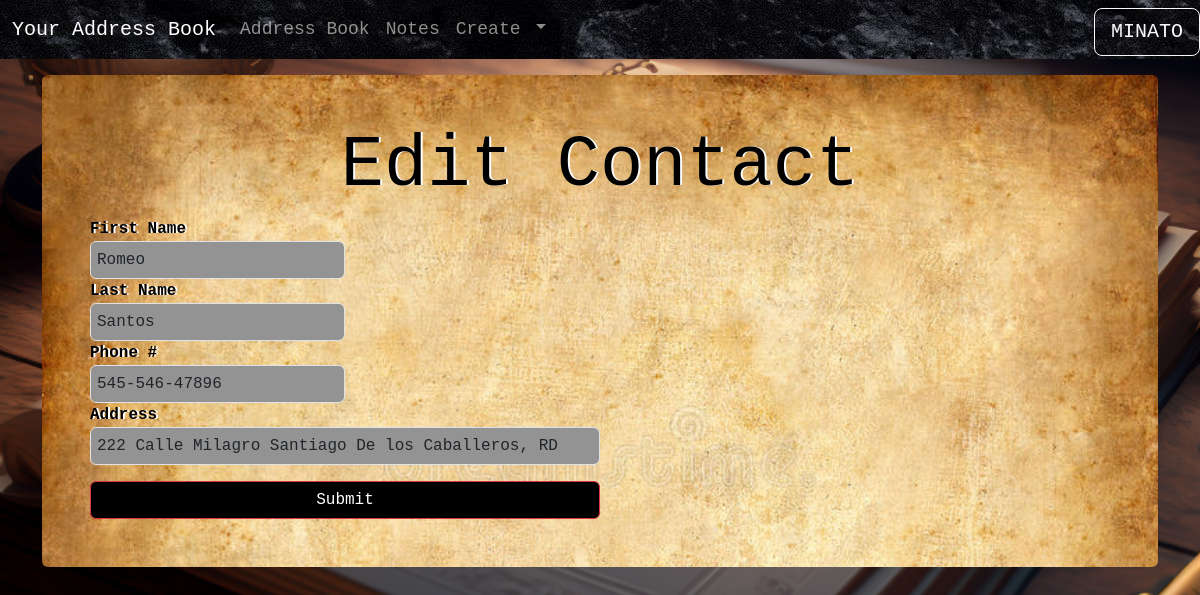
/address/2/update (signed in), run on an earlier commit of the app's database.
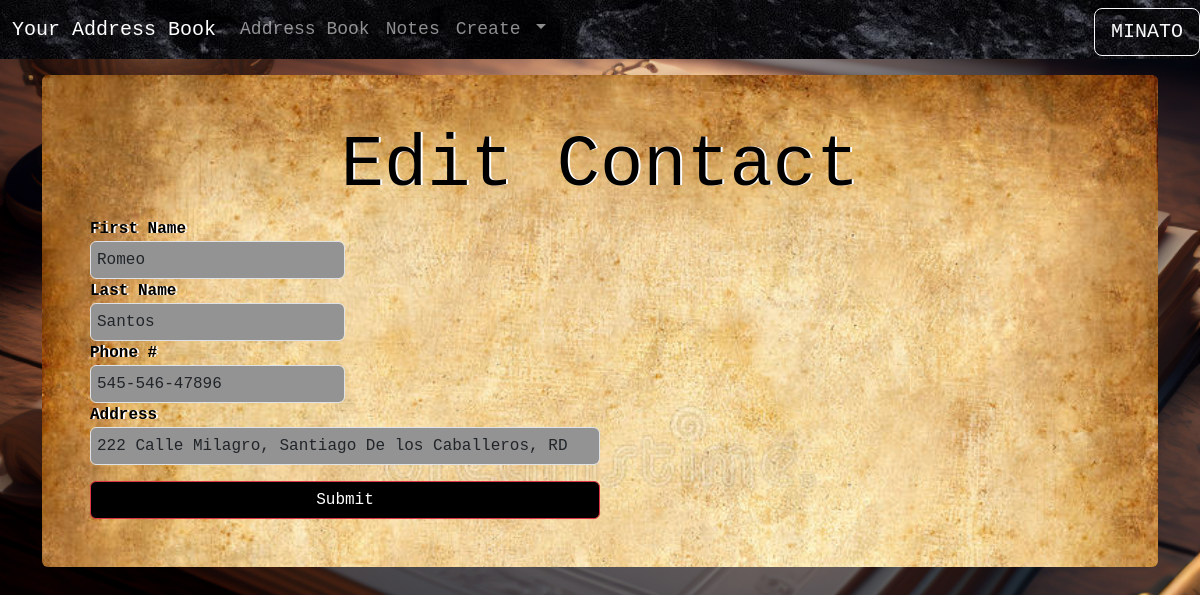
And on a later commit of the database.
### app/models.py (models this page shows, shortened)
class User(db.Model, UserMixin):
    id = db.Column(db.Integer, primary_key=True)
    first_name = db.Column(db.String(25), nullable=False)
    last_name = db.Column(db.String(25), nullable=False)
    email = db.Column(db.String(50), nullable=False, unique=True)
    username = db.Column(db.String(50), nullable=False, unique=True)
    password = db.Column(db.String(256), nullable=False)
    date_created = db.Column(db.DateTime, nullable=False, default=datetime.utcnow)
    address = db.relationship('Address', backref='author', lazy='dynamic')
    notes = db.relationship('Post', backref='author', lazy='dynamic')

class Address(db.Model):
    id = db.Column(db.Integer, primary_key=True)
    first_name = db.Column(db.String(25), nullable=False)
    last_name = db.Column(db.String(25), nullable=True)
    phone = db.Column(db.String(25), nullable=True)
    address = db.Column(db.String(50), nullable=True)
    date_created = db.Column(db.DateTime, nullable=False, default=datetime.utcnow)
    user_id = db.Column(db.Integer, db.ForeignKey('user.id'))

### app/routes.py (the view, shortened to what this page needs)
@app.route('/address/<address_id>/update', methods=['GET', 'POST'])
@login_required
def edit_contact(address_id):
    addy = Address.query.get_or_404(address_id)
    form = AddressForm()
    return render_template('editcontact.html', addy=addy, form=form)

### app/forms.py
class AddressForm(FlaskForm):
    first_name = StringField('First Name', validators=[InputRequired()])
    last_name = StringField('Last Name')
    phone = StringField('Phone #')
    address = StringField('Address')
    submit = SubmitField()

### app/models.py (called while the page is built)
@login.user_loader
def load_user(user_id):
    return User.query.get(user_id)

### app/templates/editcontact.html (shortened to what this page needs)
{% extends 'base.html' %}
{% block content %}
<form action="" class="rounded mt-3 p-5" style="background-image: url('static/oldpaper.jpg'); background-size: cover;" method="post">
    <h1 class="signup1 text-center">Edit Contact</h1>
    {{ form.first_name.label }}
    {{ form.first_name(class='form-control form-control-color w-25', style='cursor: text;', value=addy.first_name) }}
    {{ form.last_name.label }}
    {{ form.last_name(class='form-control form-control-color w-25', style='cursor: text;', value=addy.last_name) }}
    {{ form.phone.label }}
    {{ form.phone(class='form-control form-control-color w-25', style='cursor: text;', value=addy.phone) }}
    {{ form.address.label }}
    {{ form.address(class='form-control form-control-color w-50', style='cursor: text;', value=addy.address) }}
    {{ form.submit(class='submit1 btn btn-danger w-50 mt-3') }}
</form>
{% endblock %}

### app/templates/base.html (shortened to what this page needs)
<!DOCTYPE html>
<html lang="en">
<head>
    <link rel="stylesheet" href="https://cdn.jsdelivr.net/npm/bootstrap@5.3.0-alpha1/dist/css/bootstrap.min.css">
    <link rel="stylesheet" href="{{ url_for('static', filename='stylesheet.css')}}">
</head>
<body class="bg-warning" style="background-image: url('static/addressbook.png'); background-position: center; background-size: cover;">
    {% include 'nav.html' %}
    <div class="container">
        {% block content %}
        {% endblock %}
    </div>
</body>
</html>

### app/templates/nav.html (shortened to what this page needs)
<nav class="navbar navbar-expand-lg bg-dark sticky-top" data-bs-theme="dark" style="background-image: url('static/blackstone.jpg');">
    <div class="container-fluid">
        <a class="navbar-brand" href="{{url_for('index')}}">Your Address Book</a>
        <div class="collapse navbar-collapse" id="navbarNavAltMarkup">
            <div class="navbar-nav">
                {% if current_user.is_authenticated %}
                <a class="nav-link" href="{{url_for('address')}}">Address Book</a>
                <a class="nav-link" href="{{url_for('notes')}}">Notes</a>
                <li class="nav-item dropdown">
                <a class="nav-link dropdown-toggle" href="#" role="button" data-bs-toggle="dropdown" aria-expanded="false">
                    Create
                </a>
                </li>
                <button class="btn btn-outline-light btn-lg position-absolute top-05 end-0" type="button" data-bs-toggle="offcanvas" data-bs-target="#offcanvasWithBothOptions" aria-controls="offcanvasWithBothOptions">{{current_user.first_name.upper()}}</button>
                {% else %}
            <a class="nav-link" href="{{url_for('index')}}">Welcome</a>
            <a class="nav-link" href="{{url_for('address')}}">Address Book</a>
            <a class="nav-link" href="{{url_for('notes')}}">Notes</a>
            <a class="nav-link" href="{{url_for('login')}}">Log In</a>
            <a class="nav-link" href="{{url_for('signup')}}">Sign Up</a>
                {% endif %}
            </div>
        </div>
    </div>
</nav>

### app/static/stylesheet.css (style rules this page uses)
form { color: rgb(0, 0, 0); font-weight: bolder; text-shadow: 2px 0px 0px rgb(255, 255, 255); font-family: "Courier New", Courier, monospace; }
.form-control-color { background-color: rgb(147, 147, 147); cursor: text; }
.submit1 { color: white; background-color: black; }
.signup1 { color: rgb(0, 0, 0); font-size: 4.5em; font-family: "Courier New", Courier, monospace; }
.navbar { font-family: "Courier New", Courier, monospace; font-size: large; }

What changed in the data, as far as the page shows it:
changed Address "Romeo": address "222 Calle Milagro Santiago De los Caballeros, RD" → "222 Calle Milagro, Santiago De los Caballeros, RD"
